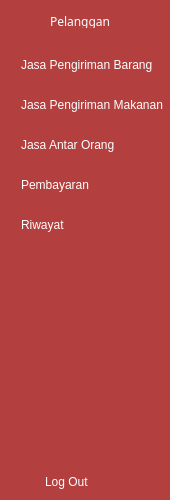
   <widget class="QWidget" name="sidebar" native="true">
    <property name="geometry">
     <rect>
      <x>0</x>
      <y>0</y>
      <width>170</width>
      <height>500</height>
     </rect>
    </property>
    <property name="styleSheet">
     <string notr="true">QWidget{
	background-color: rgb(180, 63, 63);
}
QPushButton{
	color:white;
	text-align:left;
	height:30px;
	border:none;
	padding-left:3px;
	border-top-left-radius:5px;
	border-bottom-left-radius:5px;
}
QPushButton:checked{
	background-color : #F5FAFE;
	color: rgb(180, 63, 63);
	font-weight:bold;
	
}
Qlabel_2{
color:white;
}</string>
    </property>
    <widget class="QLabel" name="label">
     <property name="geometry">
      <rect>
       <x>15</x>
       <y>5</y>
       <width>25</width>
       <height>30</height>
      </rect>
     </property>
     <property name="styleSheet">
      <string notr="true">QLabel#label {
color:white;}</string>
     </property>
     <property name="text">
      <string/>
     </property>
     <property name="pixmap">
      <pixmap resource="icon.qrc">:/newPrefix/icons8-male-user-24 (1).png</pixmap>
     </property>
    </widget>
    <widget class="QLabel" name="label_2">
     <property name="geometry">
      <rect>
       <x>50</x>
       <y>15</y>
       <width>64</width>
       <height>13</height>
      </rect>
     </property>
     <property name="font">
      <font>
       <family>Arial Black</family>
      </font>
     </property>
     <property name="styleSheet">
      <string notr="true">QLabel {
color:white;
}</string>
     </property>
     <property name="text">
      <string>Pelanggan</string>
     </property>
    </widget>
    <widget class="QPushButton" name="JPBarang_2">
     <property name="geometry">
      <rect>
       <x>18</x>
       <y>50</y>
       <width>152</width>
       <height>30</height>
      </rect>
     </property>
     <property name="text">
      <string>Jasa Pengiriman Barang</string>
     </property>
     <property name="checkable">
      <bool>true</bool>
     </property>
     <property name="autoExclusive">
      <bool>true</bool>
     </property>
    </widget>
    <widget class="QPushButton" name="JPMakanan_2">
     <property name="geometry">
      <rect>
       <x>18</x>
       <y>90</y>
       <width>152</width>
       <height>30</height>
      </rect>
     </property>
     <property name="text">
      <string>Jasa Pengiriman Makanan</string>
     </property>
     <property name="checkable">
      <bool>true</bool>
     </property>
     <property name="autoExclusive">
      <bool>true</bool>
     </property>
    </widget>
    <widget class="QPushButton" name="JAOOrang">
     <property name="geometry">
      <rect>
       <x>18</x>
       <y>130</y>
       <width>152</width>
       <height>30</height>
      </rect>
     </property>
     <property name="text">
      <string>Jasa Antar Orang</string>
     </property>
     <property name="checkable">
      <bool>true</bool>
     </property>
     <property name="autoExclusive">
      <bool>true</bool>
     </property>
    </widget>
    <widget class="QPushButton" name="pembayaran">
     <property name="geometry">
      <rect>
       <x>18</x>
       <y>170</y>
       <width>152</width>
       <height>30</height>
      </rect>
     </property>
     <property name="text">
      <string>Pembayaran</string>
     </property>
     <property name="checkable">
      <bool>true</bool>
     </property>
     <property name="autoExclusive">
      <bool>true</bool>
     </property>
    </widget>
    <widget class="QPushButton" name="Riwayat_2">
     <property name="geometry">
      <rect>
       <x>18</x>
       <y>210</y>
       <width>152</width>
       <height>30</height>
      </rect>
     </property>
     <property name="text">
      <string>Riwayat</string>
     </property>
     <property name="checkable">
      <bool>true</bool>
     </property>
     <property name="autoExclusive">
      <bool>true</bool>
     </property>
    </widget>
    <widget class="QPushButton" name="logut">
     <property name="geometry">
      <rect>
       <x>42</x>
       <y>470</y>
       <width>75</width>
       <height>23</height>
      </rect>
     </property>
     <property name="styleSheet">
      <string notr="true">QPushButton#pushButton_7{
	border-radius:5px;
	
}</string>
     </property>
     <property name="text">
      <string>Log Out</string>
     </property>
     <property name="icon">
      <iconset resource="icon.qrc">
       <normaloff>:/newPrefix/icons8-log-out-24 (1).png</normaloff>
       <normalon>:/newPrefix/icons8-log-out-24 (2).png</normalon>:/newPrefix/icons8-log-out-24 (1).png</iconset>
     </property>
     <property name="checkable">
      <bool>true</bool>
     </property>
     <property name="autoExclusive">
      <bool>true</bool>
     </property>
    </widget>
   </widget>
